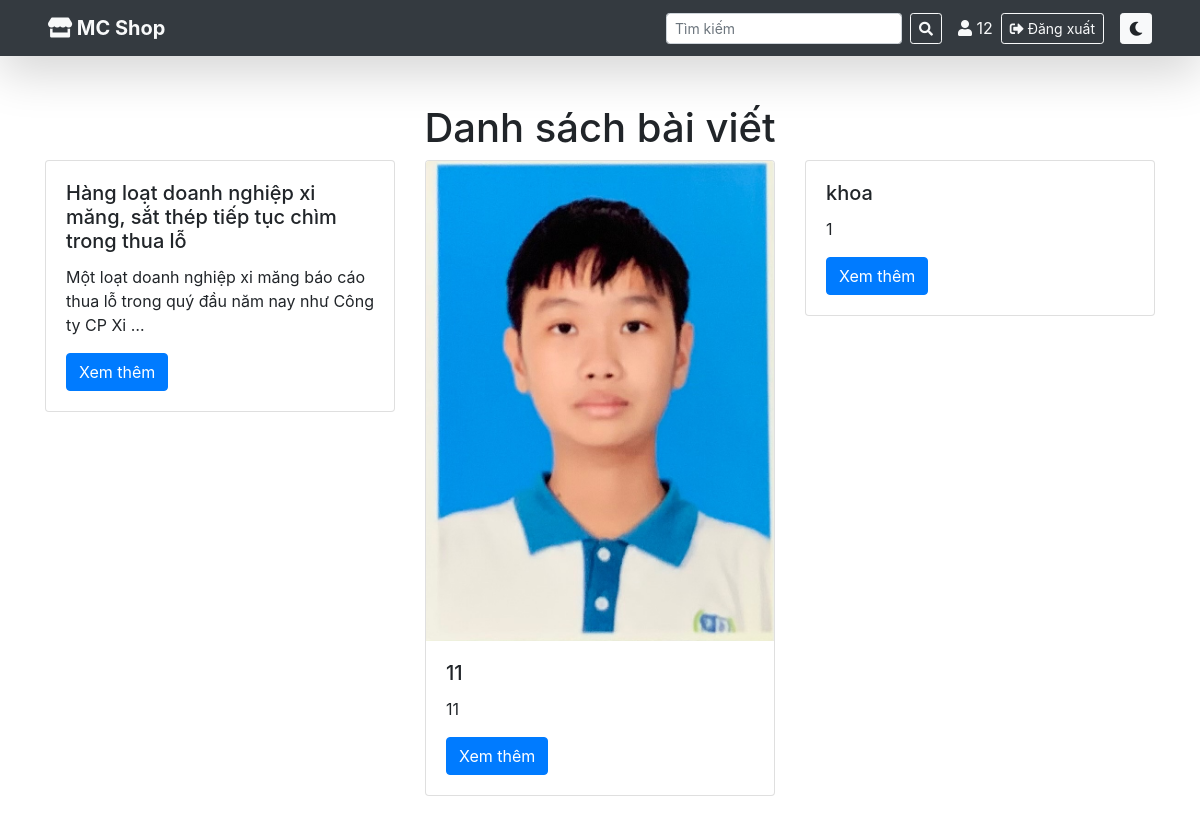
Screenshot of / (signed in) with the database file from the repository.
### home/models.py (models this page shows, shortened)
class Post(models.Model):
    title = models.CharField(max_length=200)
    author = models.ForeignKey(User, on_delete=models.CASCADE)
    content = models.TextField()
    tags = models.CharField(max_length=100, blank=True)
    img = models.ImageField(upload_to='post_images/', blank=True, null=True)
    created_at = models.DateTimeField(auto_now_add=True)
    updated_at = models.DateTimeField(auto_now=True)
    price = models.DecimalField(max_digits=10, decimal_places=2, default=0.00)
    stock = models.PositiveIntegerField(default=0)
    is_available = models.BooleanField(default=True)
    likes = models.PositiveIntegerField(default=0)
    views = models.PositiveIntegerField(default=0)
    dislikes = models.ManyToManyField(User, related_name='disliked_posts', blank=True)
    title = models.CharField(max_length=200)
    author = models.ForeignKey(User, on_delete=models.CASCADE)
    content = models.TextField()
    tags = models.CharField(max_length=100, blank=True)
    img = models.ImageField(upload_to='post_images/', blank=True, null=True)
    created_at = models.DateTimeField(auto_now_add=True)
    updated_at = models.DateTimeField(auto_now=True)
    price = models.DecimalField(max_digits=10, decimal_places=2, default=0.00)
    stock = models.PositiveIntegerField(default=0)  # Số lượng hàng tồn
    is_available = models.BooleanField(default=True)
    likes = models.PositiveIntegerField(default=0)
    views = models.PositiveIntegerField(default=0)

### home/views.py (the view)
# urls.py: 2. Add a URL to urlpatterns:  path('', views.home, name='home')
def home(request):
    posts = Post.objects.all().order_by('-created_at')  # Lấy bài viết mới nhất
    return render(request, 'index.html', {'posts': posts})

### home/templates/index.html (shortened to what this page needs)
{% load static %}
<!DOCTYPE html>
<html lang="en">
<head>
    <link href="{% static 'style.css' %}" rel="stylesheet">
    <link href="https://stackpath.bootstrapcdn.com/bootstrap/4.5.2/css/bootstrap.min.css" rel="stylesheet">
    <link href="https://cdnjs.cloudflare.com/ajax/libs/font-awesome/5.15.4/css/all.min.css" rel="stylesheet">
</head>
<body>
        {% include 'navbar.html' %}
        {% include 'product.html' %}
</body>
</html>

### home/templates/navbar.html (shortened to what this page needs)
<nav class="navbar navbar-expand-lg navbar-dark bg-dark shadow-lg px-5">
    <a class="navbar-brand font-weight-bold text-light" href="#">
        <i class="fas fa-store"></i> MC Shop
    </a>
    <div class="collapse navbar-collapse" id="navbarNav">
        <ul class="navbar-nav ml-auto align-items-center">
            <li class="nav-item mr-3">
                <form class="form-inline">
                    <input class="form-control form-control-sm mr-2" type="search" placeholder="Tìm kiếm" aria-label="Search">
                    <button class="btn btn-outline-light btn-sm" type="submit">
                        <i class="fas fa-search"></i>
                    </button>
                </form>
            </li>
            {% if user.is_authenticated %}
            <li class="nav-item d-flex align-items-center">
                <span class="text-light mr-2">
                    <i class="fas fa-user"></i> {{ user.username }}
                </span>
                <a href="{% url 'logout' %}" class="btn btn-outline-light btn-sm">
                    <i class="fas fa-sign-out-alt"></i> Đăng xuất
                </a>
            </li>
            {% else %}
            <li class="nav-item">
                <a href="{% url 'login' %}" class="btn btn-light btn-sm mr-2">Đăng nhập</a>
                <a href="{% url 'register' %}" class="btn btn-outline-light btn-sm">Đăng ký</a>
            </li>
            {% endif %}
            <li class="nav-item ml-3">
                <button class="btn btn-sm btn-light" id="theme-toggle">
                    <i class="fas fa-moon"></i>
                </button>
            </li>
        </ul>
    </div>
</nav>

### home/templates/product.html
<div class="container mt-5">
    <h1 class="text-center">Danh sách bài viết</h1>
    <div class="row">
        {% for post in posts %}
            <div class="col-md-4 mb-4">
                <div class="card">
                    {% if post.img %}
                        <img src="{{ post.img.url }}" class="card-img-top" alt="{{ post.title }}">
                    {% endif %}
                    <div class="card-body">
                        <h5 class="card-title">{{ post.title }}</h5>
                        <p class="card-text">{{ post.content|truncatewords:20 }}</p>
                        <a href="{% url 'product_detail' post.id %}" class="btn btn-primary">Xem thêm</a>
                    </div>
                </div>
            </div>
        {% endfor %}
    </div>
</div>

### rows the page displays
Post: title "Hàng loạt doanh nghiệp xi măng, sắt thép tiếp tục chìm trong thua lỗ", content "Một loạt doanh nghiệp xi măng báo cáo thua lỗ trong quý đầu năm nay như Công ty CP Xi …"
Post: img (picture), title "11", content "11"
Post: title "khoa", content "1"

### other values shown
{{ user.username }} "12"
